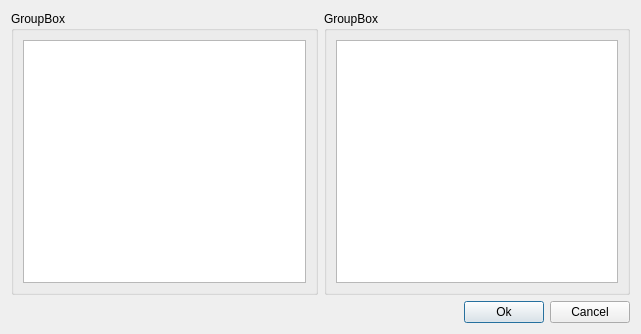
<?xml version="1.0" encoding="UTF-8"?>
<ui version="4.0">
 <class>ExprLinkDialog</class>
 <widget class="QDialog" name="ExprLinkDialog">
  <property name="geometry">
   <rect>
    <x>0</x>
    <y>0</y>
    <width>641</width>
    <height>334</height>
   </rect>
  </property>
  <property name="windowTitle">
   <string>Linking nodes</string>
  </property>
  <layout class="QGridLayout" name="gridLayout_3">
   <item row="0" column="0" colspan="3">
    <layout class="QHBoxLayout" name="horizontalLayout">
     <item>
      <widget class="QGroupBox" name="groupBox1">
       <property name="title">
        <string>GroupBox</string>
       </property>
       <layout class="QGridLayout" name="gridLayout">
        <item row="0" column="0">
         <widget class="QListWidget" name="list1"/>
        </item>
       </layout>
      </widget>
     </item>
     <item>
      <widget class="QGroupBox" name="groupBox2">
       <property name="title">
        <string>GroupBox</string>
       </property>
       <layout class="QGridLayout" name="gridLayout_2">
        <item row="0" column="0">
         <widget class="QListWidget" name="list2"/>
        </item>
       </layout>
      </widget>
     </item>
    </layout>
   </item>
   <item row="1" column="0">
    <spacer name="horizontalSpacer">
     <property name="orientation">
      <enum>Qt::Horizontal</enum>
     </property>
     <property name="sizeHint" stdset="0">
      <size>
       <width>398</width>
       <height>20</height>
      </size>
     </property>
    </spacer>
   </item>
   <item row="1" column="1">
    <widget class="QPushButton" name="okButton">
     <property name="text">
      <string>Ok</string>
     </property>
    </widget>
   </item>
   <item row="1" column="2">
    <widget class="QPushButton" name="cancelButton">
     <property name="text">
      <string>Cancel</string>
     </property>
    </widget>
   </item>
  </layout>
 </widget>
 <resources/>
 <connections/>
</ui>
